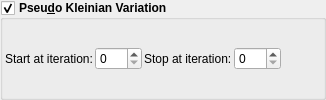
    <widget class="MyGroupBox" name="groupCheck_transf_function_enabledAy_false">
     <property name="font">
      <font>
       <weight>75</weight>
       <bold>true</bold>
      </font>
     </property>
     <property name="toolTip">
      <string/>
     </property>
     <property name="title">
      <string>Pseu&amp;do Kleinian Variation</string>
     </property>
     <property name="checkable">
      <bool>true</bool>
     </property>
     <layout class="QVBoxLayout" name="verticalLayout_34" stretch="0">
      <property name="spacing">
       <number>2</number>
      </property>
      <property name="leftMargin">
       <number>2</number>
      </property>
      <property name="topMargin">
       <number>2</number>
      </property>
      <property name="rightMargin">
       <number>2</number>
      </property>
      <property name="bottomMargin">
       <number>2</number>
      </property>
      <item>
       <layout class="QGridLayout" name="gridLayout_15">
        <item row="0" column="3">
         <widget class="MySpinBox" name="spinboxInt_transf_stop_iterations_B">
          <property name="sizePolicy">
           <sizepolicy hsizetype="Minimum" vsizetype="Maximum">
            <horstretch>0</horstretch>
            <verstretch>0</verstretch>
           </sizepolicy>
          </property>
          <property name="font">
           <font>
            <weight>50</weight>
            <bold>false</bold>
           </font>
          </property>
          <property name="maximum">
           <number>250</number>
          </property>
         </widget>
        </item>
        <item row="0" column="2">
         <widget class="QLabel" name="label_256">
          <property name="font">
           <font>
            <weight>50</weight>
            <bold>false</bold>
           </font>
          </property>
          <property name="text">
           <string>Stop at iteration:</string>
          </property>
         </widget>
        </item>
        <item row="0" column="4">
         <spacer name="horizontalSpacer_3">
          <property name="orientation">
           <enum>Qt::Horizontal</enum>
          </property>
          <property name="sizeHint" stdset="0">
           <size>
            <width>40</width>
            <height>2</height>
           </size>
          </property>
         </spacer>
        </item>
        <item row="0" column="1">
         <widget class="MySpinBox" name="spinboxInt_transf_start_iterations_B">
          <property name="sizePolicy">
           <sizepolicy hsizetype="Minimum" vsizetype="Maximum">
            <horstretch>0</horstretch>
            <verstretch>0</verstretch>
           </sizepolicy>
          </property>
          <property name="font">
           <font>
            <weight>50</weight>
            <bold>false</bold>
           </font>
          </property>
          <property name="maximum">
           <number>250</number>
          </property>
         </widget>
        </item>
        <item row="0" column="0">
         <widget class="QLabel" name="label_71">
          <property name="font">
           <font>
            <weight>50</weight>
            <bold>false</bold>
           </font>
          </property>
          <property name="text">
           <string>Start at iteration:</string>
          </property>
         </widget>
        </item>
       </layout>
      </item>
     </layout>
    </widget>
